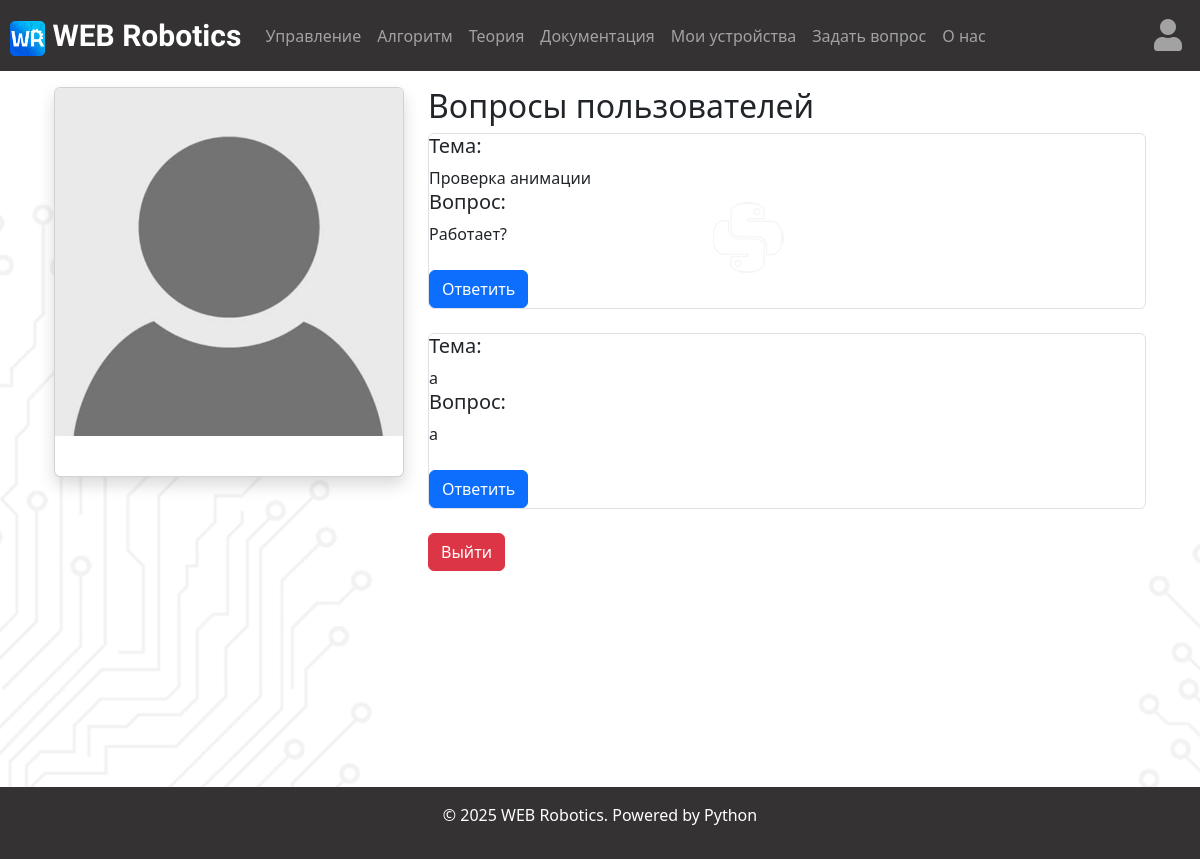
Page /admin_account on the earlier database version.
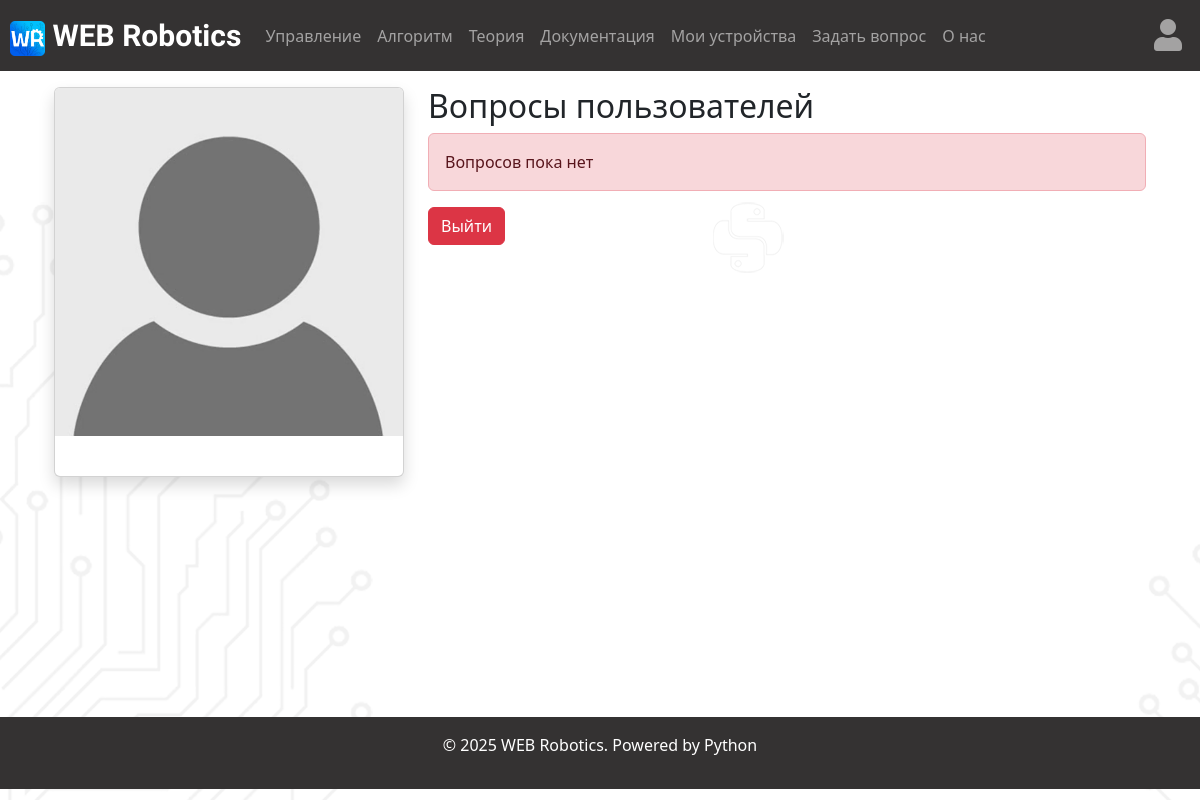
Same page on the later database version.
### data/questions.py (models this page shows)
class Question(SqlAlchemyBase):
    __tablename__ = 'questions'
    id = sqlalchemy.Column(sqlalchemy.Integer,
                           primary_key=True, autoincrement=True)
    theme = sqlalchemy.Column(sqlalchemy.String, nullable=True)
    question = sqlalchemy.Column(sqlalchemy.String, nullable=False)
    user_id = sqlalchemy.Column(sqlalchemy.Integer,
                                sqlalchemy.ForeignKey("users.id"))
    is_answered = sqlalchemy.Column(sqlalchemy.Boolean, nullable=False, default=False)
    user = orm.relationship('User')
    answers = orm.relationship("Answer", back_populates='questions')

### main.py (the view)
@app.route('/admin_account')
def admin_account():
    db_sess = db_session.create_session()
    all_questions = db_sess.query(Question)
    questions = []
    for q in all_questions:
        if q is not None:
            if not q.is_answered:
                questions.append(q)
    return render_template("admin_account.html", questions=questions)

### data/db_session.py (called while the page is built)
def create_session() -> Session:
    global __factory
    return __factory()

### templates/admin_account.html (shortened to what this page needs)
{% extends "base.html" %}
{% block content %}
<div class="container">
    <div class="row">
        <div class="col-md-auto">
            <div class="card mb-4 shadow" style="width: 350px">
                <img src="static/img/base_account_photo.jpg" class="card-img-top" alt="">
                <div class="card-body">
                </div>
            </div>
        </div>
        <div class="col">
            <h2> Вопросы пользователей </h2>
            {% if questions %}
                {% for question in questions %}
                            <div class="col-md6 border rounded">
                                <h5> Тема: </h5> {{ question.theme }}
                                <h5> Вопрос: </h5> {{ question.question }}
                                <br>
                                <br>
                                <a href="/answer_question/{{ question.id }}" class="btn btn-primary"> Ответить </a>
                            </div>
                        <br>
                        {% endfor %}
            {% else %}
                <p class="alert alert-danger" role="alert"> Вопросов пока нет</p>
            {% endif %}
            <a href="/logout" class="btn btn-danger"> Выйти </a>
        </div>
    </div>
</div>
{% for i in range(9) %}
<br>
{% endfor %}
{% endblock %}

Differences in the rows shown:
removed Question: theme "Проверка анимации", question "Работает?"
removed Question: theme "а", question "а"
Other differences:
text now shown: "Вопросов пока нет"
